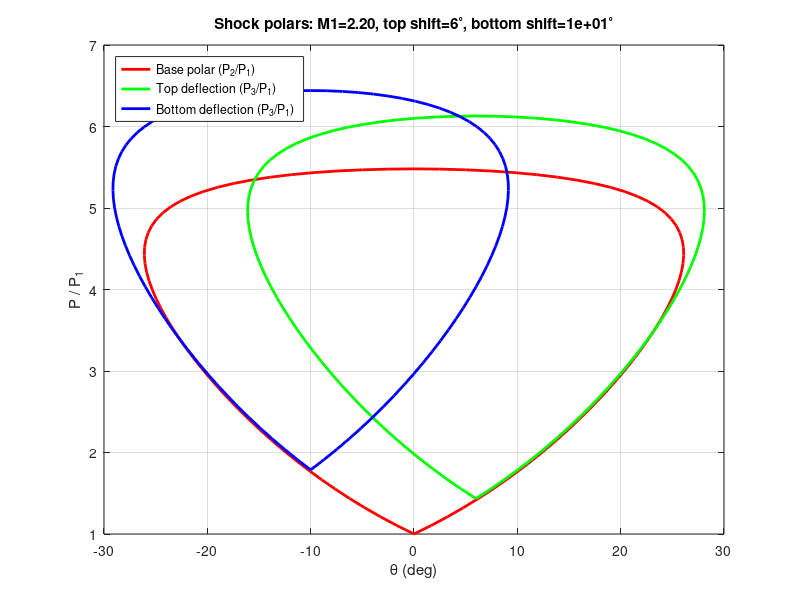

This chart was generated by the following MATLAB code:
% shock_polar_asymmetric_inline.m
clear; close all; clc;

% parameters
M1 = 2.2;
gamma = 1.4;
shift_plus_deg  = 6;   % top deflection
shift_minus_deg = 10;   % bottom deflection
N = 50;
epsv = 1e-8;

% --- base polar (M1) ---
beta = linspace(asin(1/M1), pi/2, N);
Mn1 = M1 .* sin(beta);
tan_theta = 2 .* cot(beta) .* (Mn1.^2 - 1) ./ (M1.^2 .* (gamma + cos(2.*beta)) + 2);
theta1_pos = atan(tan_theta) * 180/pi;         % positive branch (deg)
P2P1_pos = 1 + (2*gamma/(gamma+1)) .* (Mn1.^2 - 1);

theta_base = [-fliplr(theta1_pos), theta1_pos];
Pbase = [fliplr(P2P1_pos), P2P1_pos];

% --- compute top deflection (+shift) ---
[~, idx_plus] = min(abs(theta1_pos - shift_plus_deg));
beta_shock_plus = beta(idx_plus);
Mn1_s_plus = M1 * sin(beta_shock_plus);
P2P1_plus = 1 + (2*gamma/(gamma+1))*(Mn1_s_plus^2 - 1);

Mn2_after_plus = sqrt((1 + (gamma-1)/2 * Mn1_s_plus^2) / (gamma*Mn1_s_plus^2 - (gamma-1)/2));
M2_plus = Mn2_after_plus / sin(beta_shock_plus - deg2rad(shift_plus_deg));

beta2_plus = linspace(asin(1/M2_plus)+epsv, pi/2-epsv, N);
Mn2_plus = M2_plus .* sin(beta2_plus);
tan_theta2_plus = 2 .* cot(beta2_plus) .* (Mn2_plus.^2 - 1) ./ (M2_plus.^2 .* (gamma + cos(2.*beta2_plus)) + 2);
theta2_pos_plus = atan(tan_theta2_plus) * 180/pi;
P3P2_plus = 1 + (2*gamma/(gamma+1)) .* (Mn2_plus.^2 - 1);

theta_plus_full = [-fliplr(theta2_pos_plus), theta2_pos_plus] + shift_plus_deg;
P_plus_full = [fliplr(P3P2_plus), P3P2_plus] * P2P1_plus;

% --- compute bottom deflection (-shift) ---
[~, idx_minus] = min(abs(theta1_pos - shift_minus_deg));
beta_shock_minus = beta(idx_minus);
Mn1_s_minus = M1 * sin(beta_shock_minus);
P2P1_minus = 1 + (2*gamma/(gamma+1))*(Mn1_s_minus^2 - 1);

Mn2_after_minus = sqrt((1 + (gamma-1)/2 * Mn1_s_minus^2) / (gamma*Mn1_s_minus^2 - (gamma-1)/2));
M2_minus = Mn2_after_minus / sin(beta_shock_minus - deg2rad(shift_minus_deg));

beta2_minus = linspace(asin(1/M2_minus)+epsv, pi/2-epsv, N);
Mn2_minus = M2_minus .* sin(beta2_minus);
tan_theta2_minus = 2 .* cot(beta2_minus) .* (Mn2_minus.^2 - 1) ./ (M2_minus.^2 .* (gamma + cos(2.*beta2_minus)) + 2);
theta2_pos_minus = atan(tan_theta2_minus) * 180/pi;
P3P2_minus = 1 + (2*gamma/(gamma+1)) .* (Mn2_minus.^2 - 1);

theta_minus_full = [-fliplr(theta2_pos_minus), theta2_pos_minus] - shift_minus_deg;
P_minus_full = [fliplr(P3P2_minus), P3P2_minus] * P2P1_minus;

% --- plot ---
figure('Units','normalized','Position',[0.12 0.12 0.6 0.6]); hold on; box on; grid on;
plot(theta_base, Pbase, 'r-', 'LineWidth', 2);        
plot(theta_plus_full,  P_plus_full, 'g-', 'LineWidth', 2);       
plot(theta_minus_full, P_minus_full, 'b-', 'LineWidth', 2);      
xlabel('\theta (deg)');
ylabel('P / P_1');
title(sprintf('Shock polars: M1=%.2f, top shift=%.g^\\circ, bottom shift=%.g^\\circ', M1, shift_plus_deg, shift_minus_deg));
%xlim([-10 10]);
%ylim([1 max([P_plus_full P_minus_full])*1.05]);
set(gcf,'color','w');
legend('Base polar (P_2/P_1)','Top deflection (P_3/P_1)','Bottom deflection (P_3/P_1)','Location','northwest');
